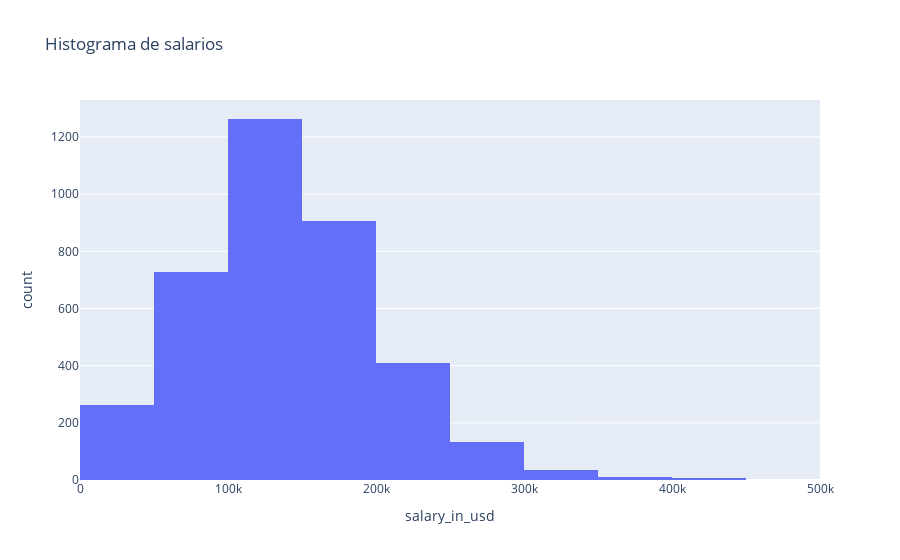

Notebook cell for this chart:
### Markdown cell above
### **Detección de datos anómalos: Identifica y corrige cualquier punto de dato inapropiado o inusual (por ejemplo, un salario anual de 1 millón de dólares para un puesto de entrada).**

### Code cell
fig = px.histogram(df, x='salary_in_usd', nbins=10, title='Histograma de salarios')
# Mostrar la figura
fig.show()

### Figure 1 — Plotly figure (JSON) as saved in the notebook; plotly's stock layout.template omitted (floating-point values rounded to 4 significant figures; data arrays with more than 128 entries replaced by an {"elided": "..."} marker saying what was removed)
{"data": [{"alignmentgroup": "True", "bingroup": "x", "hovertemplate": "salary_in_usd=%{x}<br>count=%{y}<extra></extra>", "legendgroup": "", "marker": {"color": "#636efa", "pattern": {"shape": ""}}, "name": "", "nbinsx": 10, "offsetgroup": "", "orientation": "v", "showlegend": false, "type": "histogram", "x": {"elided": "3755 int values"}, "xaxis": "x", "yaxis": "y"}], "layout": {"barmode": "relative", "legend": {"tracegroupgap": 0}, "title": {"text": "Histograma de salarios"}, "xaxis": {"anchor": "y", "domain": [0, 1], "title": {"text": "salary_in_usd"}}, "yaxis": {"anchor": "x", "domain": [0, 1], "title": {"text": "count"}}}}
